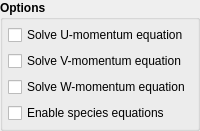
             <widget class="QGroupBox" name="groupbox_options">
              <property name="font">
               <font>
                <weight>75</weight>
                <bold>true</bold>
               </font>
              </property>
              <property name="title">
               <string>Options</string>
              </property>
              <property name="flat">
               <bool>true</bool>
              </property>
              <layout class="QGridLayout" name="gridLayout_2">
               <property name="leftMargin">
                <number>5</number>
               </property>
               <property name="topMargin">
                <number>5</number>
               </property>
               <property name="rightMargin">
                <number>0</number>
               </property>
               <property name="bottomMargin">
                <number>5</number>
               </property>
               <property name="spacing">
                <number>6</number>
               </property>
               <item row="0" column="0" colspan="2">
                <widget class="CheckBox" name="checkbox_momentum_x_eq">
                 <property name="font">
                  <font>
                   <weight>50</weight>
                   <bold>false</bold>
                  </font>
                 </property>
                 <property name="text">
                  <string>Solve U-momentum equation</string>
                 </property>
                </widget>
               </item>
               <item row="3" column="0" rowspan="2" colspan="2">
                <widget class="CheckBox" name="checkbox_species_eq">
                 <property name="font">
                  <font>
                   <weight>50</weight>
                   <bold>false</bold>
                  </font>
                 </property>
                 <property name="text">
                  <string>Enable species equations</string>
                 </property>
                </widget>
               </item>
               <item row="1" column="0" colspan="2">
                <widget class="CheckBox" name="checkbox_momentum_y_eq">
                 <property name="font">
                  <font>
                   <weight>50</weight>
                   <bold>false</bold>
                  </font>
                 </property>
                 <property name="text">
                  <string>Solve V-momentum equation</string>
                 </property>
                </widget>
               </item>
               <item row="2" column="0" colspan="2">
                <widget class="CheckBox" name="checkbox_momentum_z_eq">
                 <property name="font">
                  <font>
                   <weight>50</weight>
                   <bold>false</bold>
                  </font>
                 </property>
                 <property name="text">
                  <string>Solve W-momentum equation</string>
                 </property>
                </widget>
               </item>
              </layout>
             </widget>
